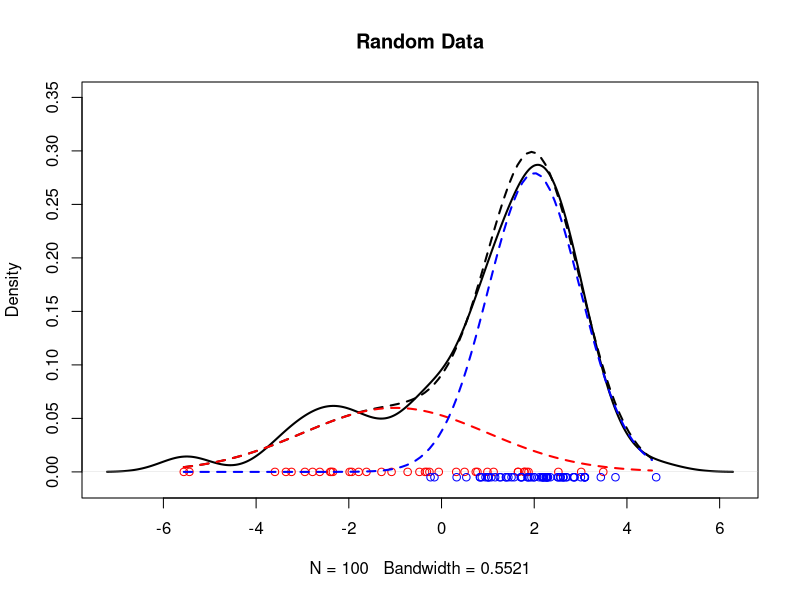

The R script that drew this image:
## ---- chunk 1
# Mixture weights and total sample size
proportion <- 0.30
sample_size <- 100

# Means and standard deviations
mu_1 <- -1; mu_2 <- 2
sigma_1 <- 2; sigma_2 <- 1

# Calculate how many values will come from each component
sample1_size <- rbinom(n = 1, size = sample_size, prob = proportion)
sample2_size <- sample_size - sample1_size

# Sample that many values from each respective normal distribution
sample1 <- rnorm(n = sample1_size, mean = mu_1, sd = sigma_1)
sample2 <- rnorm(n = sample2_size, mean = mu_2, sd = sigma_2)
## ---- chunk 2
x_axis <- seq(from = min(sample1), to = max(sample2), by = 0.1)

# Plot distribution of full sample
plot(x = density(c(sample1, sample2)),
     ylim = c(-0.01, .35),
     lwd = 2, main = "Random Data")

# Plot true population distribution
lines(x = x_axis, 
      y = (proportion * dnorm(x = x_axis, mean = mu_1, sd = sigma_1)) + 
          (1 - proportion)*dnorm(x = x_axis, mean = mu_2, sd = sigma_2),
      lty = 2, lwd = 2)

# Plot distribution of sample 1
points(x = sample1,
       y = rep(0, sample1_size), 
       col = "red")

# Plot true normal N(-1, 2)
lines(x = x_axis, 
      y = proportion * dnorm(x = x_axis, mean = mu_1, sd = sigma_1), 
      col = "red",
      lty = 2, lwd = 2)

# Plot distribution of sample 2
points(x = sample2,
       y = rep(-0.005, sample2_size), 
       col = "blue")

# Plot true normal N(2, 1)
lines(x = x_axis, 
      y = (1 - proportion)*dnorm(x = x_axis, mean = mu_2, sd = sigma_2), 
      col = "blue",
      lty = 2, lwd = 2)
## ---- chunk 3
z_scores <- data.frame(z1 = rep(0, 500),
                       z2 = rep(0, 500))

for(i in 1:500){
  # Initial parameter values guesses c(mu_1, mu_2, sigma_1, sigma_2, w1)
  parameters <- c(-0.5, 0.5, 1, 1, 0.5)
  
  # Calculate how many values will come from each component
  sample1_size <- rbinom(n = 1, size = sample_size, prob = proportion)
  sample2_size <- sample_size - sample1_size

  # Sample that many values from each respective normal distribution
  sample1 <- rnorm(n = sample1_size, mean = mu_1, sd = sigma_1)
  sample2 <- rnorm(n = sample2_size, mean = mu_2, sd = sigma_2)
  
  #while(TRUE){}
}

